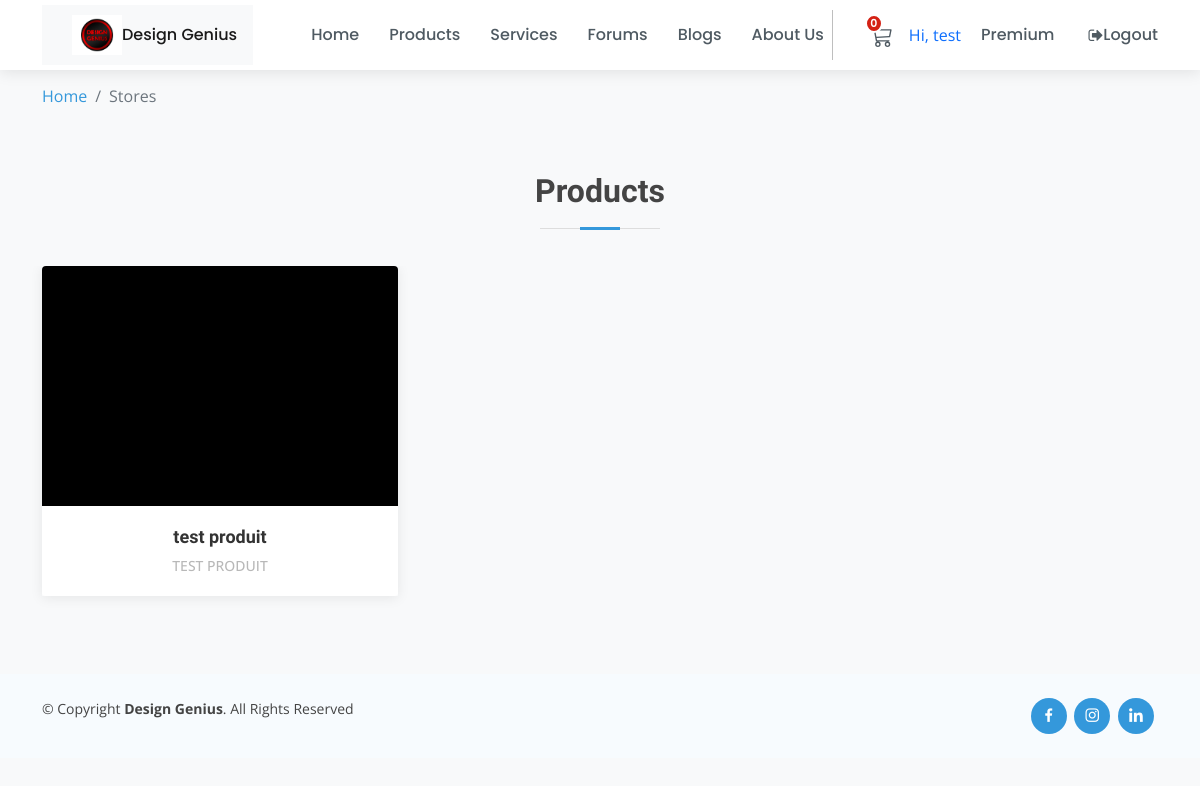
Screenshot of /product/ (signed in) with the database file from the repository.
### Accounts/models.py (models this page shows, shortened)
class Account(AbstractBaseUser, PermissionsMixin):
    email = models.EmailField(unique=True)
    name = models.CharField(max_length=150)
    phone = models.CharField(max_length=50)
    date_of_birth = models.DateField(blank=True, null=True)
    picture = ImageField(blank=True, manual_crop="")
    membership = models.ForeignKey('Membership', related_name='user_membership', on_delete=models.SET_NULL, null=True)
    is_staff = models.BooleanField(default=False)
    is_active = models.BooleanField(default=True)
    last_login = models.DateTimeField(null=True)
    objects = AccountManager()
    USERNAME_FIELD = 'email'
    REQUIRED_FIELDS = ['name', 'phone']

### Stores/models.py (models this page shows, shortened)
class Product(models.Model):
    product_type = models.ForeignKey(ProductType, on_delete=models.RESTRICT)
    category = models.ForeignKey(Category, on_delete=models.RESTRICT)
    title = models.CharField(
        verbose_name=_("title"),
        help_text=_("Required"),
        max_length=255,
    )
    description = models.TextField(verbose_name=_("description"), help_text=_("Not Required"), blank=True)
    slug = models.SlugField(null=True, blank=True)
    regular_price = models.DecimalField(
        verbose_name=_("Regular price"),
        help_text=_("Maximum 999.99"),
        error_messages={
            "name": {
                "max_length": _("The price must be between 0 and 999.99."),
            },
        },
        max_digits=5,
        decimal_places=2,
    )
    discount_price = models.DecimalField(
        verbose_name=_("Discount price"),
        help_text=_("Maximum 999.99"),
        error_messages={
            "name": {
                "max_length": _("The price must be between 0 and 999.99."),
            },
        },
        max_digits=5,
        decimal_places=2,
    )
    is_active = models.BooleanField(
        verbose_name=_("Product visibility"),
        help_text=_("Change product visibility"),
        default=True,
    )
    created_at = models.DateTimeField(_("Created at"), auto_now_add=True, editable=False)
    updated_at = models.DateTimeField(_("Updated at"), auto_now=True)
    users_wishlist = models.ManyToManyField(settings.AUTH_USER_MODEL, related_name="user_wishlist", blank=True)
    class Meta:
        ordering = ("-created_at",)
        verbose_name = _("Product")
        verbose_name_plural = _("Products")
    def get_absolute_url(self):
        return reverse("Stores:product_detail", args=[self.slug])

### Stores/views.py (the view)
# urls.py: path('', product_all, name='store_home'),
def product_all(request):
    products = Product.objects.prefetch_related("product_image").filter(is_active=True)
    return render(request, "Stores/index.html", {"products": products})

### Accounts/views.py (called while the page is built)
def global_params(request):
    if request.user.is_anonymous:
        subscription_info = None
    else:
        try:
            subscription_info = Subscription.objects.get(user_membership=request.user)
        except Subscription.DoesNotExist:
             subscription_info = None
    context = {
        "subscription_info": subscription_info,
    }
    return context

### Basket/basket.py (called while the page is built)
    def __len__(self):
        return sum(item["qty"] for item in self.basket.values())

### Stores/templates/Stores/index.html (shortened to what this page needs)
{% extends 'layout/base.html' %} {% load crispy_forms_tags %} {% load static %} {% block content %} {% include "layout/_nav.html" %}
<div id="portfolio" class="portfolio" >
    <div class="container mt-4">
        <nav aria-label="breadcrumb">
            <ol class="breadcrumb">
              <li class="breadcrumb-item"><a href="/">Home</a></li>
              <li class="breadcrumb-item active" aria-current="page">Stores</li>
            </ol>
        </nav>
        <div class="row">
            <div class="album py-5">
                <div class="section-title pb-3">
                    <h2>Products</h2>
                </div>
                {% if not products %}
                <div class="col-12">There are currently no products active</div>
                {% else %}
                <div class="row portfolio-container">
                    {% for product in products %}
                    <div class="col-lg-4 col-md-6 portfolio-item filter-app wow fadeInUp">
                        <div class="portfolio-wrap">
                        {% for image in product.product_image.all %}
                            {% if image.is_feature%}
                            <figure>
                            </figure>
                            {% endif %}
                        {% endfor %}
                        <div class="portfolio-info">
                            <h4><a href="{{ product.get_absolute_url }}">{{ product.title|slice:":50" }}</a></h4>
                            <p>{{ product.title|slice:":50" }}</p>
                        </div>
                        </div>
                    </div>
                    {% endfor %}
                </div>
                {% endif %}
            </div>
        </div>
    </div>
    {% endblock content %}

### templates/layout/_nav.html (shortened to what this page needs)
{% load static %}
<header id="header" class="fixed-top d-flex align-items-center">
    <div class="container d-flex align-items-center">
        <div class="logo me-auto">
            <nav class="navbar navbar-light bg-light">
                <a class="navbar-brand" href="{% url 'Home:home' %}">
                    <img src="{% static 'assets/img/logo.jpg' %}" width="50" height="50" class="d-inline-block align-top img-fluid" alt=""> Design Genius
                </a>
            </nav>
        </div>
        <nav id="navbar" class="navbar order-last order-lg-0">
            <ul>
                <li><a class="nav-link scrollto " href="{% url 'Home:home' %}">Home</a></li>
                <li><a class="nav-link scrollto" href="{% url 'Stores:store_home' %}">Products</a></li>
                <li><a class="nav-link scrollto" href="{% url 'Services:home' %}">Services</a></li>
                <li><a class="nav-link scrollto " href="{% url 'forum-list' %}">Forums</a></li>
                <li><a class="nav-link scrollto" href="{% url 'Blogs:home' %}">Blogs</a></li>
                <li><a class="nav-link scrollto" href="{% url 'Home:about' %}">About Us</a></li>
                <hr class="m-2" style="border-left: 1px solid black; height: 50px;"> {% if request.user.is_authenticated %}
                <li class="">
                    <a type="button" role="button" href="{% url 'Basket:basket_summary' %}" class="nav-link scrollto border-lg-0 basket-btn">
                        {% with total_qty=basket|length %}
                            <div id="basket-qty" class="basket-qty">
                                {% if total_qty > 0 %}
                                {{ total_qty }}
                                {% else %}
                                0
                                {% endif %}
                            </div>
                        {% endwith %}
                        <div>
                        </div>
                    </a>
                </li>
                <li class="">
                    <p class="nav-link scrollto pt-4 ">Hi, {{ request.user.name }}</p>
                </li>
                {% if subscription_info.active == False %}
                 {% if request.user.membership.membership_type == 'Free' %}
                <li class="">
                    <a class="nav-link scrollto m-0 p-1 " href="{% url 'Accounts:select' %}"> Premium</a>
                </li>
                {% else %}
                <li class="">
                    <a class="btn btn-secondary m-0 p-1 disabled"> Being validated</a>
                </li>
                {% endif %}
                 {% endif %}
                <li class="">
                    <a href="{% url 'Accounts:logout' %}" class="nav-link"><span class="fa fa-sign-out m-0"></span> Logout</a>
                </li>
                {% endif %}
            </ul>
        </nav>
    </div>
</header>

### static/assets/css/style.css (style rules this page uses)
body { font-family: "Open Sans", sans-serif; color: #444444; }
a { color: #3498db; text-decoration: none; }
h1, h2, h3, h4, h5, h6 { font-family: "Raleway", sans-serif; }
#header { height: 70px; transition: all 0.5s; z-index: 997; transition: all 0.5s; background: #fff; box-shadow: 0px 2px 15px rgba(0, 0, 0, 0.1); }
#header .logo img { max-height: 40px; }
.navbar { padding: 0; }
.navbar ul { margin: 0; padding: 0; display: flex; list-style: none; align-items: center; }
.navbar li { position: relative; }
.navbar a, .navbar a:focus { display: flex; align-items: center; justify-content: space-between; padding: 10px 0 10px 30px; font-family: "Poppins", sans-serif; font-size: 16px; font-weight: 500; color: #4f5a62; white-space: nowrap; transition: 0.3s; }
.section-title { text-align: center; padding-bottom: 30px; }
.section-title h2 { font-size: 32px; font-weight: 600; margin-bottom: 20px; padding-bottom: 20px; position: relative; }
.section-title h2::before { content: ""; position: absolute; display: block; width: 120px; height: 1px; background: #ddd; bottom: 1px; left: calc(50% - 60px); }
.section-title h2::after { content: ""; position: absolute; display: block; width: 40px; height: 3px; background: #3498db; bottom: 0; left: calc(50% - 20px); }
.portfolio { padding: 60px 0; }
.portfolio .portfolio-wrap { box-shadow: 0px 2px 12px rgba(0, 0, 0, 0.08); transition: 0.3s; }
.portfolio .portfolio-item { position: relative; height: 360px; overflow: hidden; }
.portfolio .portfolio-item figure { background: #000; overflow: hidden; height: 240px; position: relative; border-radius: 4px 4px 0 0; margin: 0; }
.portfolio .portfolio-item .portfolio-info { background: #fff; text-align: center; padding: 30px; height: 90px; border-radius: 0 0 3px 3px; }
.portfolio .portfolio-item .portfolio-info h4 { font-size: 18px; line-height: 1px; font-weight: 700; margin-bottom: 18px; padding-bottom: 0; }
.portfolio .portfolio-item .portfolio-info h4 a { color: #333; }
.portfolio .portfolio-item .portfolio-info p { padding: 0; margin: 0; color: #b8b8b8; font-weight: 500; font-size: 14px; text-transform: uppercase; }
.basket-qty { color: #fff; background: #d42114; border: 2px solid #fff; border-radius: 50%; text-align: center; font-size: 11px; height: 15px; width: 14px; position: absolute; box-sizing: content-box; font-weight: 600; display: flex; justify-content: center; align-items: center; top: 1px; right: 10px; }
.basket-btn { position: relative; }

### rows the page displays
Account: user.name "test"
Product: title "test produit", title "TEST PRODUIT"
